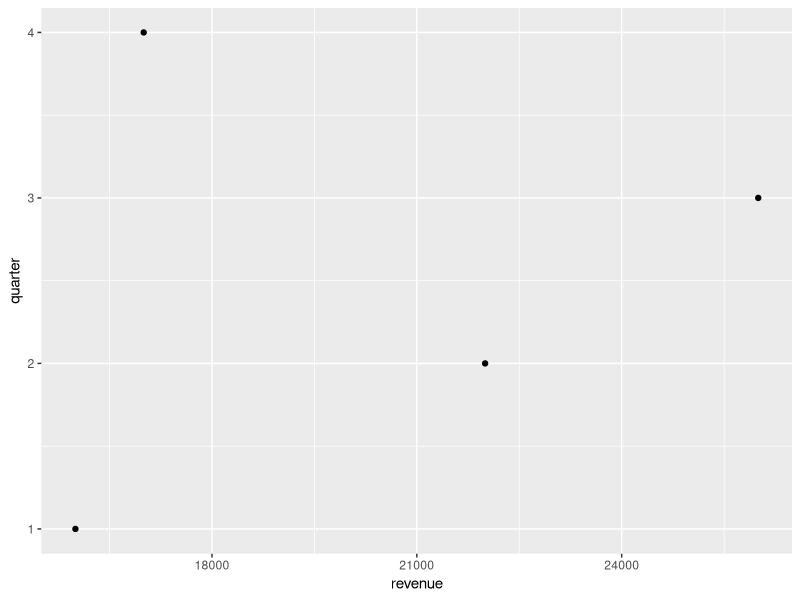

This figure's R source:
## ---- chunk 1
library(tidyverse)

qrev <- data_frame(
    quarter = 1:4,
    revenue = c(16000, 22000, 26000, 17000)
)
## ---- chunk 2
ggplot(data = qrev, aes(x = revenue, y = quarter)) +
    geom_point() 
